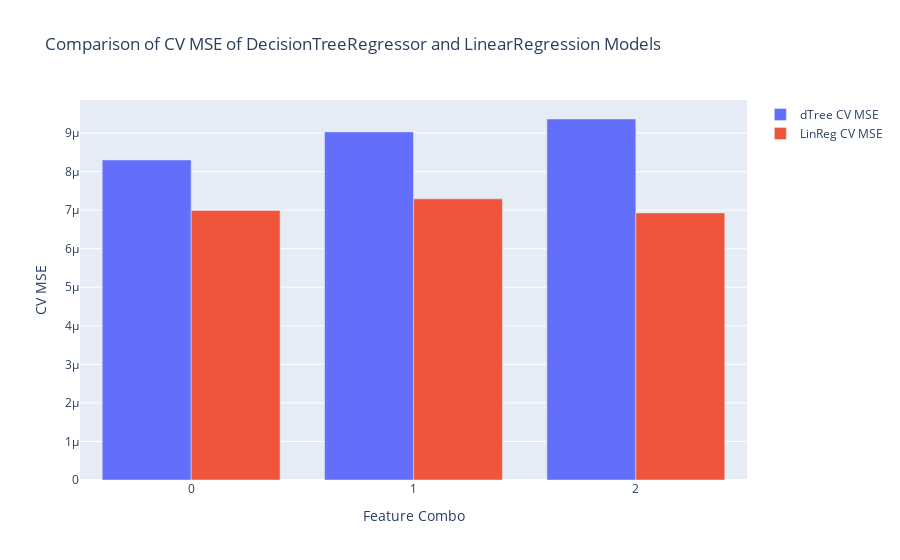

The notebook cell saved with this chart:
### Code cell
#Function that takes in 2 dictionaries of losses --> loss1, loss2 and names to label plot
def compareModels(loss1, name1, loss2, name2):
    names = list(loss1.keys())
    fig = go.Figure([
        go.Bar(x = names, y = list(loss1.values()), name=name1), 
        go.Bar(x = names, y = list(loss2.values()), name=name2)])
    return fig

fig = compareModels(tree_losses, "dTree CV MSE", lin_losses, "LinReg CV MSE")
fig.update_layout(
    title="Comparison of CV MSE of DecisionTreeRegressor and LinearRegression Models",
    xaxis_title="Feature Combo",
    yaxis_title="CV MSE")
fig.show()

### Figure 1 — Plotly figure (JSON) as saved in the notebook; plotly's stock layout.template omitted (floating-point values rounded to 4 significant figures)
{"data": [{"name": "dTree CV MSE", "type": "bar", "x": [0, 1, 2], "y": [8.302e-06, 9.03e-06, 9.364e-06]}, {"name": "LinReg CV MSE", "type": "bar", "x": [0, 1, 2], "y": [6.992e-06, 7.293e-06, 6.928e-06]}], "layout": {"title": {"text": "Comparison of CV MSE of DecisionTreeRegressor and LinearRegression Models"}, "xaxis": {"title": {"text": "Feature Combo"}}, "yaxis": {"title": {"text": "CV MSE"}}}}
